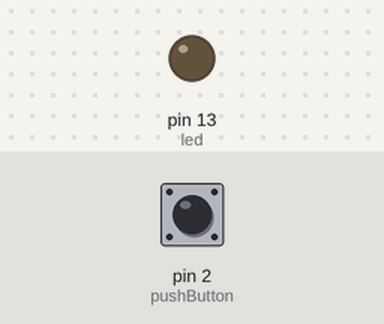
This sketch was run on a simulated Arduino Uno, built with avr-gcc and run on an emulated ATmega328P. Shown: output pins drawn as LEDs (lit = HIGH). The inputs (shaded band) are chosen by the test bench; at power-on: pin 2 (pushButton) LOW. What the sketch prints to the serial monitor is not drawn.

Above: at 1.2 s.
1.3 s: pin 2 (pushButton) pulled HIGH for 0.15 s
At 1.38 s:
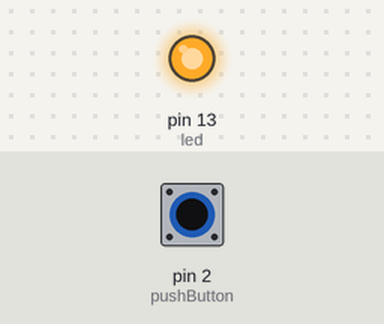
2.9 s: pin 2 (pushButton) pulled HIGH for 3.2 s
At 6.9 s:
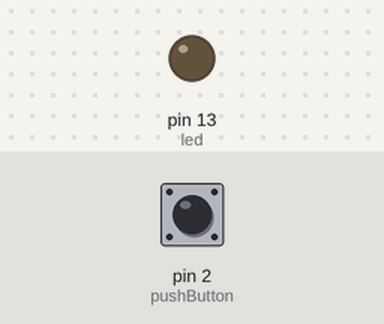
Timing chart, 0 to 8.4 s (numbered marks = the images above; inputs shaded):
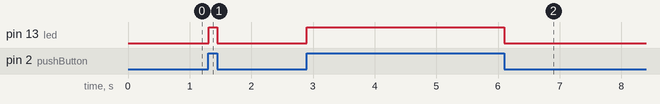

Measured:
- after the input at 1.3 s, pin 13 (led): LOW → HIGH at once, → LOW 0.14 s later
- after the input at 2.9 s, pin 13 (led): LOW → HIGH at once, → LOW 3.2 s later

The sketch:

Blink.ino
```cpp
//Blink LED
int pushButton = 2;
int led = 13; //led connected to pin 13

//setup initializes on reset
void setup(){
  pinMode(led, OUTPUT);
  pinMode(pushButton, INPUT);
  Serial.begin(9600);
}

//loop is the program
void loop(){
  int buttonState = digitalRead(pushButton);
  Serial.print(buttonState);
  if (buttonState == 1){
    digitalWrite(led, HIGH);
  }
  else{
    digitalWrite(led, LOW);
  }
  delay(10);
}
```
